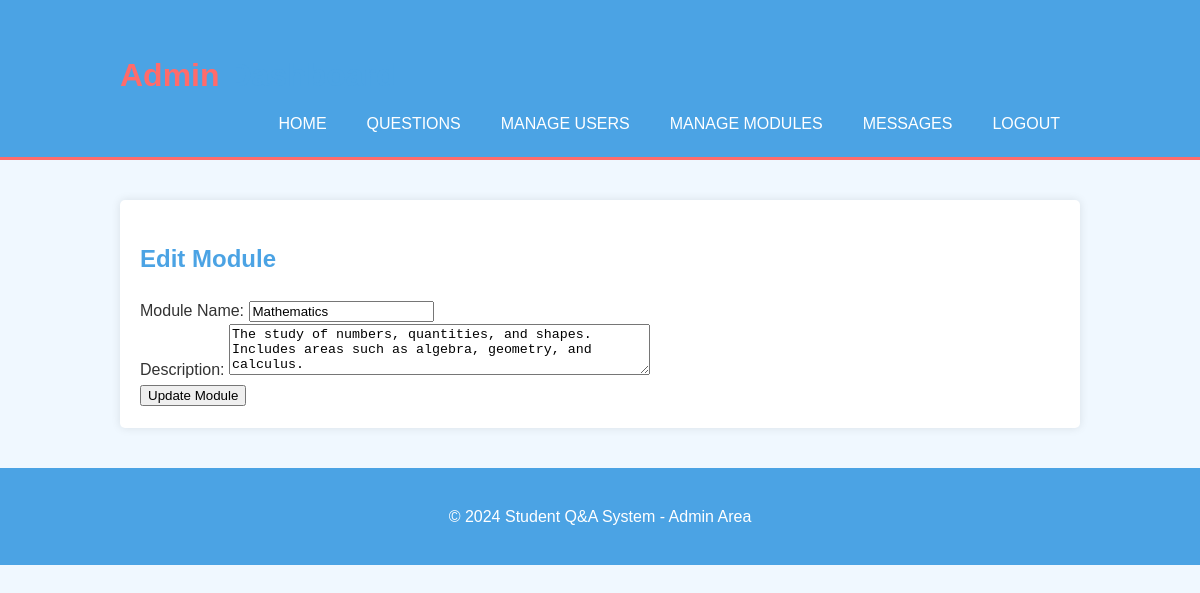
/admin/editmodule.php?id=1 (signed in), run on the app's committed database.
### tables this page shows
CREATE TABLE `modules` (
  `id` int(50) NOT NULL,
  `name` varchar(50) NOT NULL,
  `description` text DEFAULT NULL
);

### admin/editmodule.php (called while the page is built, shortened)
<?php
include "../includes/DatabaseFunctions.php";
$module = getModule($pdo, $_GET['id']);
include "../templates/editmodule.html.php";
include "../templates/admin_layout.html.php";
?>

### includes/DatabaseFunctions.php (called while the page is built, shortened)
<?php
function getModule($pdo, $id) {
    $stmt = $pdo->prepare('SELECT * FROM modules WHERE id = :id');
    $stmt->execute(['id' => $id]);
    return $stmt->fetch();
}

### templates/editmodule.html.php (the view, shortened to what this page needs)
<h2>Edit Module</h2>
<form method="post" action="">
    <div>
        <label for="name">Module Name:</label>
        <input type="text" id="name" name="name" value="<?= htmlspecialchars($module['name']) ?>" required>
    </div>
    <div>
        <label for="description">Description:</label>
        <textarea id="description" name="description" rows="3" cols="50" required><?= htmlspecialchars($module['description']) ?></textarea>
    </div>
    <input type="submit" name="submit" value="Update Module">
</form>

### css/admin_style.css (style rules this page uses)
body { font-family: Arial, sans-serif; line-height: 1.6; margin: 0; padding: 0; background-color: #f0f8ff; color: #333; }
h1, h2, h3 { color: #4ba3e4; }

### data on the page
modules: name "Mathematics", description "The study of numbers, quantities, and shapes. Includes areas such as algebra, geometry, and calculus."
